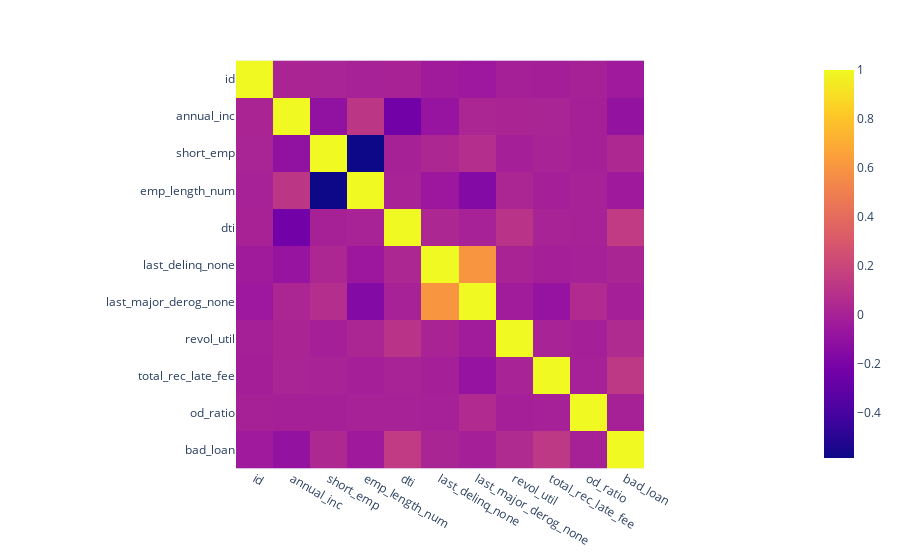

The cell this chart's notebook holds for it:
### Code cell
#heatmap showing the correlation of all variables 
heatmap = px.imshow(df_loan_dataset.corr())
heatmap.show()

### Figure 1 — Plotly figure (JSON) as saved in the notebook; plotly's stock layout.template omitted (floating-point values rounded to 4 significant figures)
{"data": [{"coloraxis": "coloraxis", "hovertemplate": "x: %{x}<br>y: %{y}<br>color: %{z}<extra></extra>", "name": "0", "type": "heatmap", "x": ["id", "annual_inc", "short_emp", "emp_length_num", "dti", "last_delinq_none", "last_major_derog_none", "revol_util", "total_rec_late_fee", "od_ratio", "bad_loan"], "xaxis": "x", "y": ["id", "annual_inc", "short_emp", "emp_length_num", "dti", "last_delinq_none", "last_major_derog_none", "revol_util", "total_rec_late_fee", "od_ratio", "bad_loan"], "yaxis": "y", "z": [[1, 0.01797, 0.01541, 0.003863, 0.006407, -0.03409, -0.05144, -0.006106, -0.0142, 0.0004645, -0.03731], [0.01797, 1, -0.09932, 0.118, -0.2302, -0.08038, 0.02328, 0.01695, 0.01471, -0.004953, -0.0924], [0.01541, -0.09932, 1, -0.5826, 0.002013, 0.03088, 0.07229, -0.01101, 0.01042, -0.005309, 0.03719], [0.003863, 0.118, -0.5826, 1, 0.009369, -0.05337, -0.1582, 0.02739, -0.01238, 0.004446, -0.04142], [0.006407, -0.2302, 0.002013, 0.009369, 1, 0.03038, 0.004079, 0.09867, 0.01107, 0.005571, 0.1419], [-0.03409, -0.08038, 0.03088, -0.05337, 0.03038, 1, 0.6033, 0.01337, -0.011, -0.001996, 0.02149], [-0.05144, 0.02328, 0.07229, -0.1582, 0.004079, 0.6033, 1, -0.0276, -0.0864, 0.05021, -0.01377], [-0.006106, 0.01695, -0.01101, 0.02739, 0.09867, 0.01337, -0.0276, 1, 0.008435, -0.008228, 0.05368], [-0.0142, 0.01471, 0.01042, -0.01238, 0.01107, -0.011, -0.0864, 0.008435, 1, -0.002354, 0.1302], [0.0004645, -0.004953, -0.005309, 0.004446, 0.005571, -0.001996, 0.05021, -0.008228, -0.002354, 1, 0.0004035], [-0.03731, -0.0924, 0.03719, -0.04142, 0.1419, 0.02149, -0.01377, 0.05368, 0.1302, 0.0004035, 1]]}], "layout": {"coloraxis": {"colorscale": [[0, "#0d0887"], [0.1111, "#46039f"], [0.2222, "#7201a8"], [0.3333, "#9c179e"], [0.4444, "#bd3786"], [0.5556, "#d8576b"], [0.6667, "#ed7953"], [0.7778, "#fb9f3a"], [0.8889, "#fdca26"], [1, "#f0f921"]]}, "margin": {"t": 60}, "xaxis": {"anchor": "y", "constrain": "domain", "domain": [0, 1], "scaleanchor": "y"}, "yaxis": {"anchor": "x", "autorange": "reversed", "constrain": "domain", "domain": [0, 1]}}}
